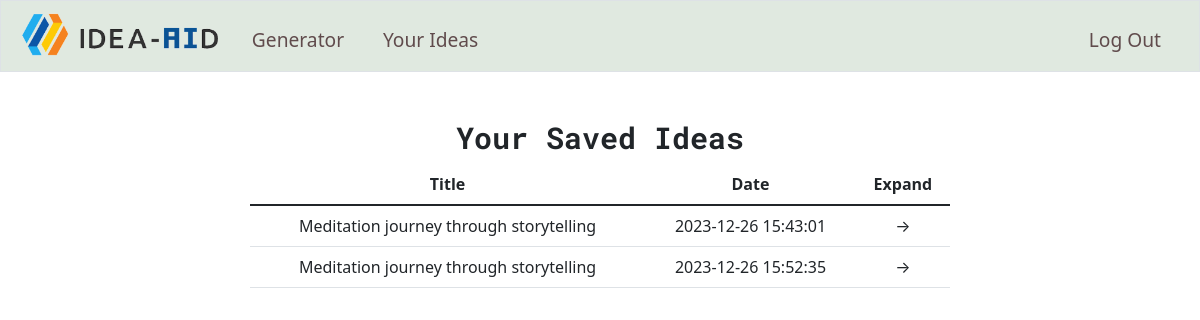
Before: /save (signed in) with the older database file.
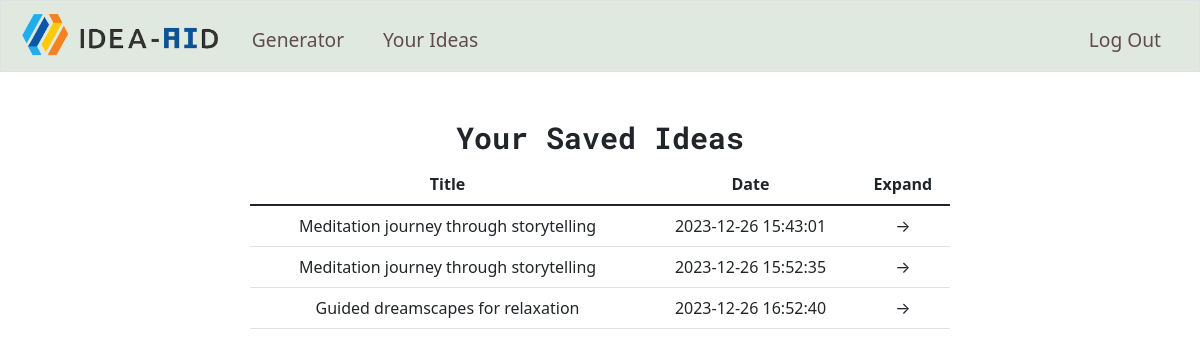
After: the same page with the newer database file.
### tables this page shows
CREATE TABLE ideas (ideaID INTEGER PRIMARY KEY AUTOINCREMENT NOT NULL,  userID INTEGER NOT NULL, title TEXT NOT NULL, date_edited DATE NOT NULL);

### app.py (the view, shortened to what this page needs)
@app.route("/save", methods=["GET", "POST"],)
@login_required
def save():
    uid = session["user_id"]
    ideas = db.execute("SELECT * FROM ideas WHERE userID = ?", uid)
    return render_template("saved.html", ideas=ideas)

### helpers.py (called while the page is built)
def login_required(f): # f is a function, the actual one that will be done like /index or /sell, underneath
    @wraps(f) #this is a function that takes the original function and makes it keep all its metadata
    def decorated_function(*args, **kwargs): #this either makes the original function go to login or what it should be
        if session.get("user_id") is None:
            return redirect("/login")
        return f(*args, **kwargs)
    return decorated_function

### templates/saved.html (shortened to what this page needs)
{% extends "layout.html" %}
{% block main %}
<div>
    <h1>Your Saved Ideas</h1>
    <div style="width: 700px; margin: auto;">
        <table class="table" id="stockTable">
            <thead>
                <tr>
                    <th scope="col">Title</th>
                    <th scope="col">Date</th>
                    <th scope="col">Expand</th>
                </tr>
            </thead>
            <tbody>
                {% for idea in ideas %}
                <tr data-name="{{ idea.title }}">
                    <td>{{ idea.title }}</td>
                    <td>{{ idea.date_edited }}</td>
                    <td class="expand" data-name="{{ idea.title }}">&rarr;</td>
                </tr>
                {% endfor %}
            </tbody>
        </table>
    </div>
</div>
{% endblock %}

### templates/layout.html (shortened to what this page needs)
<!DOCTYPE html>
<html lang="en">
<head>
    <link href="https://cdn.jsdelivr.net/npm/bootstrap@5.1.3/dist/css/bootstrap.min.css"
 rel="stylesheet">
    <link href="/static/styles.css" rel="stylesheet">
</head>
<body>
    <nav class="border navbar navbar-expand-md sticky-top">
        <div class="collapse navbar-collapse container-fluid" id="navbar">
            {% if session["user_id"] %}
            <a class="nav-item" href="/index"><img id="nav-logo"src="/static/logo.png"></a>
            <ul class="navbar-nav me-auto mt-2">
                <li class="nav-item"><a class="nav-link" href="/quiz">Generator</a></li>
                <li class="nav-item"><a class="nav-link" href="/save">Your Ideas</a></li>
            </ul>
            <ul class="navbar-nav ms-auto mt-2">
                <li class="nav-item"><a class="nav-link" href="/login">Log Out</a></li>
            </ul>
            {% endif %}
        </div>
    </nav>
    <main class="container-fluid py-5 text-center">
        {% block main %}{% endblock %}
    </main>
</body>
</html>

### static/styles.css (style rules this page uses)
h1 { font-family: "Roboto Mono", monospace; font-weight: bold; font-size: 30px; }
#nav-logo { width: 16.94vw; height: 4vw; margin-left: 0vw; }
.nav-item { margin: 0.06vw 1.5vw 0.06vw 0.4vw; font-size: larger; }
nav { background-color: #E0E9E0; }
ul { display: flex; }
.nav-link { color: #604B4C; }

Changed rows visible on the page:
added ideas: title "Guided dreamscapes for relaxation", date_edited "2023-12-26 16:52:40"
